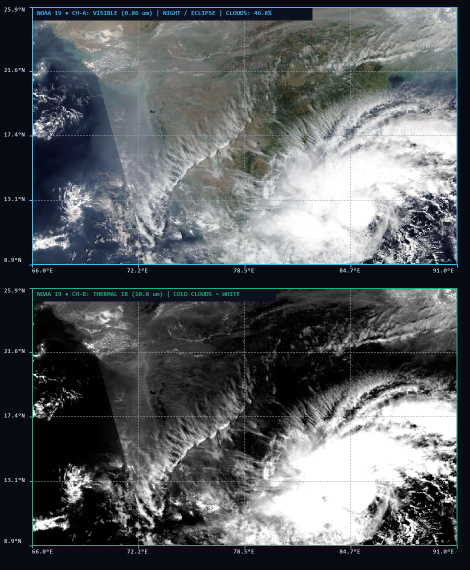
#> input picture data/images/swath_33591_173_784.png, 940 x 1140 px (shown at 1/2 size)
$ python -i apt_decoder.py   (imports and definitions only)
#> lines starting #> are read from the running program, lines starting #| are printed output that depends on the picture
#> further down, picture is the input picture: PIL image 940x1140 RGB; mean R, G, B 88.5, 93.1, 95.8
import os
import io
import math
import glob
import shutil
import subprocess
from datetime import datetime, timezone, timedelta
from zoneinfo import ZoneInfo
import requests
from PIL import Image, ImageDraw, ImageOps, ImageEnhance, ImageFont, ImageFilter

IMAGE_DIR = "data/images"
AUDIO_DIR = "data/audio"
SATDUMP_WORK_DIR = "data/satdump_out"

# [3 lines not run here, left out]

SATDUMP_PATHS = [
    "satdump",
    r"C:\Program Files\SatDump\bin\satdump.exe",
    r"C:\SatDump\satdump.exe"
]

IMAGING_SATELLITES = {
    33591: {
        "name": "NOAA 19",
        "noaa_num": "19",
        "sensor": "AVHRR/3 APT",
        "band_a": "CH-A: VISIBLE (0.86 um)",
        "band_b": "CH-B: THERMAL IR (10.8 um)",
        "equator_ist": "14:15 IST (08:45 UTC)",
        "lat_span": 8.5,
        "lon_span": 12.5,
        "vis_gain": 1.08,
        "ir_contrast": 1.12
    },
    28654: {
        "name": "NOAA 18",
        "noaa_num": "18",
        "sensor": "AVHRR/3 APT",
        "band_a": "CH-A: VISIBLE (0.86 um)",
        "band_b": "CH-B: THERMAL IR (10.8 um)",
        "equator_ist": "10:30 IST (05:00 UTC)",
        "lat_span": 8.5,
        "lon_span": 12.5,
        "vis_gain": 1.05,
        "ir_contrast": 1.10
    },
    25338: {
        "name": "NOAA 15",
        "noaa_num": "15",
        "sensor": "AVHRR/3 APT",
        "band_a": "CH-A: VISIBLE (0.86 um)",
        "band_b": "CH-B: THERMAL IR (10.8 um)",
        "equator_ist": "07:45 IST (02:15 UTC)",
        "lat_span": 8.5,
        "lon_span": 12.5,
        "vis_gain": 1.02,
        "ir_contrast": 1.15
    },
    57166: {
        "name": "METEOR-M2 3",
        "noaa_num": None,
        "sensor": "MSU-MR LRPT",
        "band_a": "CH-A: VIS / NEAR-IR (0.6 um)",
        "band_b": "CH-B: THERMAL IR (11.5 um)",
        "equator_ist": "09:30 IST (04:00 UTC)",
        "lat_span": 8.0,
        "lon_span": 12.0,
        "vis_gain": 1.12,
        "ir_contrast": 1.14
    },
    59051: {
        "name": "METEOR-M2 4",
        "noaa_num": None,
        "sensor": "MSU-MR LRPT",
        "band_a": "CH-A: VIS / NEAR-IR (0.6 um)",
        "band_b": "CH-B: THERMAL IR (11.5 um)",
        "equator_ist": "10:15 IST (04:45 UTC)",
        "lat_span": 8.0,
        "lon_span": 12.0,
        "vis_gain": 1.14,
        "ir_contrast": 1.14
    },
    25994: {
        "name": "TERRA (EOS AM-1)",
        "noaa_num": None,
        "sensor": "MODIS 36-Band",
        "band_a": "CH-A: MODIS TRUE COLOR",
        "band_b": "CH-B: BAND 31 IR (11.0 um)",
        "equator_ist": "10:30 IST (05:00 UTC)",
        "lat_span": 7.5,
        "lon_span": 11.0,
        "vis_gain": 1.10,
        "ir_contrast": 1.18
    },
    49260: {
        "name": "LANDSAT 9",
        "noaa_num": None,
        "sensor": "OLI-2 / TIRS-2",
        "band_a": "CH-A: OLI-2 SWATH",
        "band_b": "CH-B: TIRS-2 IR (10.9 um)",
        "equator_ist": "10:00 IST (04:30 UTC)",
        "lat_span": 5.0,
        "lon_span": 7.0,
        "vis_gain": 1.12,
        "ir_contrast": 1.18
    },
    40697: {
        "name": "SENTINEL-2A",
        "noaa_num": None,
        "sensor": "MSI 13-Band",
        "band_a": "CH-A: MSI SWATH",
        "band_b": "CH-B: THERMAL IR (10.8 um)",
        "equator_ist": "10:30 IST (05:00 UTC)",
        "lat_span": 5.5,
        "lon_span": 7.5,
        "vis_gain": 1.12,
        "ir_contrast": 1.12
    },
    39086: {
        "name": "SARAL (ISRO)",
        "noaa_num": None,
        "sensor": "AltiKa Ka-Band",
        "band_a": "CH-A: VISIBLE SWATH",
        "band_b": "CH-B: IR RADIOMETER",
        "equator_ist": "18:00 IST (12:30 UTC)",
        "lat_span": 6.5,
        "lon_span": 9.0,
        "vis_gain": 1.06,
        "ir_contrast": 1.15
    }
}


# [85 lines left out: functions load_clean_font, find_satdump_binary, run_satdump_noaa_apt, get_solar_illumination, not called in this run]


def get_solar_zenith_deg(lat: float, lon: float, dt_utc: datetime) -> float:
    return get_solar_illumination(lat, lon, dt_utc)["zenith_deg"]


# [107 lines left out: functions parse_capture_dt_utc, analyze_cloud_coverage, is_mostly_blank_or_dark, fetch_gibs_layer, fetch_esri_base_map, not called in this run]


def build_calibrated_thermal_ir(vis_img: Image.Image, ir_contrast: float = 1.12) -> Image.Image:
#> called with ir_contrast = 1.12
    w, h = vis_img.size
#> w = 940; h = 1140
    r_ch, g_ch, b_ch = vis_img.split()
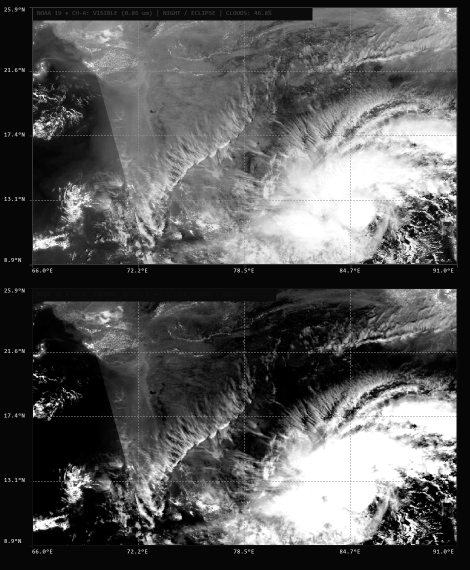
#> r_ch: PIL image 940x1140 L (shown at 1/2 size); min 0, max 255, mean 88.5
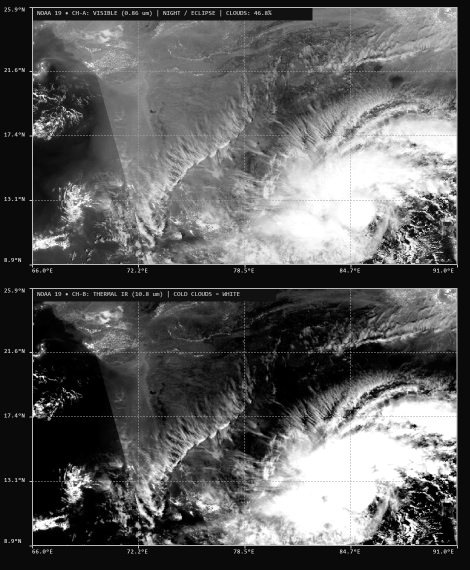
#> g_ch: PIL image 940x1140 L (shown at 1/2 size); min 0, max 255, mean 93.1
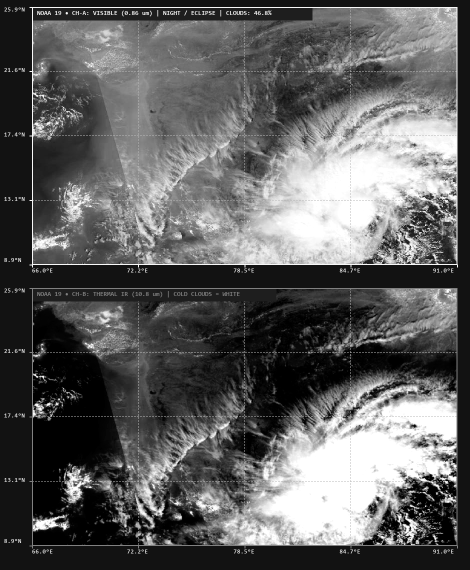
#> b_ch: PIL image 940x1140 L (shown at 1/2 size); min 0, max 255, mean 95.8
    r_px, g_px, b_px = r_ch.load(), g_ch.load(), b_ch.load()

    ir_l = Image.new("L", (w, h))
#> ir_l: PIL image 940x1140 L; every value is 0
    ir_px = ir_l.load()

    for y in range(h):
        for x in range(w):
            rv, gv, bv = r_px[x, y], g_px[x, y], b_px[x, y]
            lum = 0.299 * rv + 0.587 * gv + 0.114 * bv
            sat = max(rv, gv, bv) - min(rv, gv, bv)

            cloud_factor = max(0.0, min(1.0, (lum - 92.0) / 140.0)) * max(0.0, min(1.0, (68.0 - sat) / 55.0))

            if bv > rv + 6 and lum < 90:
                surface_ir = 36.0 + lum * 0.20
            else:
                surface_ir = 28.0 + lum * 0.32

            cloud_ir = 142.0 + (lum / 255.0) * 106.0
            val = int(surface_ir * (1.0 - cloud_factor) + cloud_ir * cloud_factor)
            ir_px[x, y] = max(20, min(250, val))

    ir_l = ir_l.filter(ImageFilter.GaussianBlur(radius=0.5))
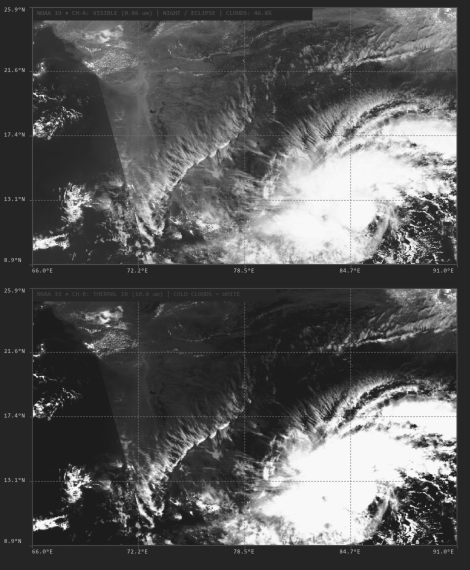
#> ir_l: PIL image 940x1140 L (shown at 1/2 size); min 28, max 248, mean 88.9
    ir_l = ImageOps.autocontrast(ir_l, cutoff=1)
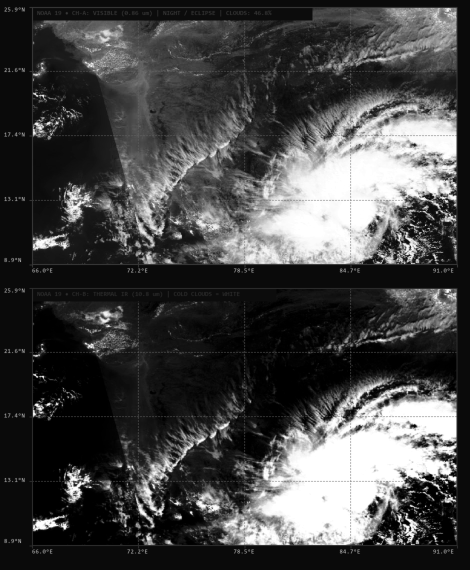
#> ir_l: PIL image 940x1140 L (shown at 1/2 size); min 0, max 255, mean 70.2
    ir_rgb = Image.merge("RGB", (ir_l, ir_l, ir_l))
    return ImageEnhance.Contrast(ir_rgb).enhance(ir_contrast)


# [51 lines left out: function fetch_real_nasa_gibs_swath, not called in this run]


def format_lat(lat_val: float) -> str:
    return f"{abs(lat_val):.1f}°{'N' if lat_val >= 0 else 'S'}"


def format_lon(lon_val: float) -> str:
    return f"{abs(lon_val):.1f}°{'E' if lon_val >= 0 else 'W'}"


# [166 lines left out: functions draw_lat_lon_grid_on_panel, decode_apt_audio, not called in this run]

>>> from PIL import Image
>>> picture = Image.open('../data/images/swath_33591_173_784.png')
>>> result = build_calibrated_thermal_ir(picture)
